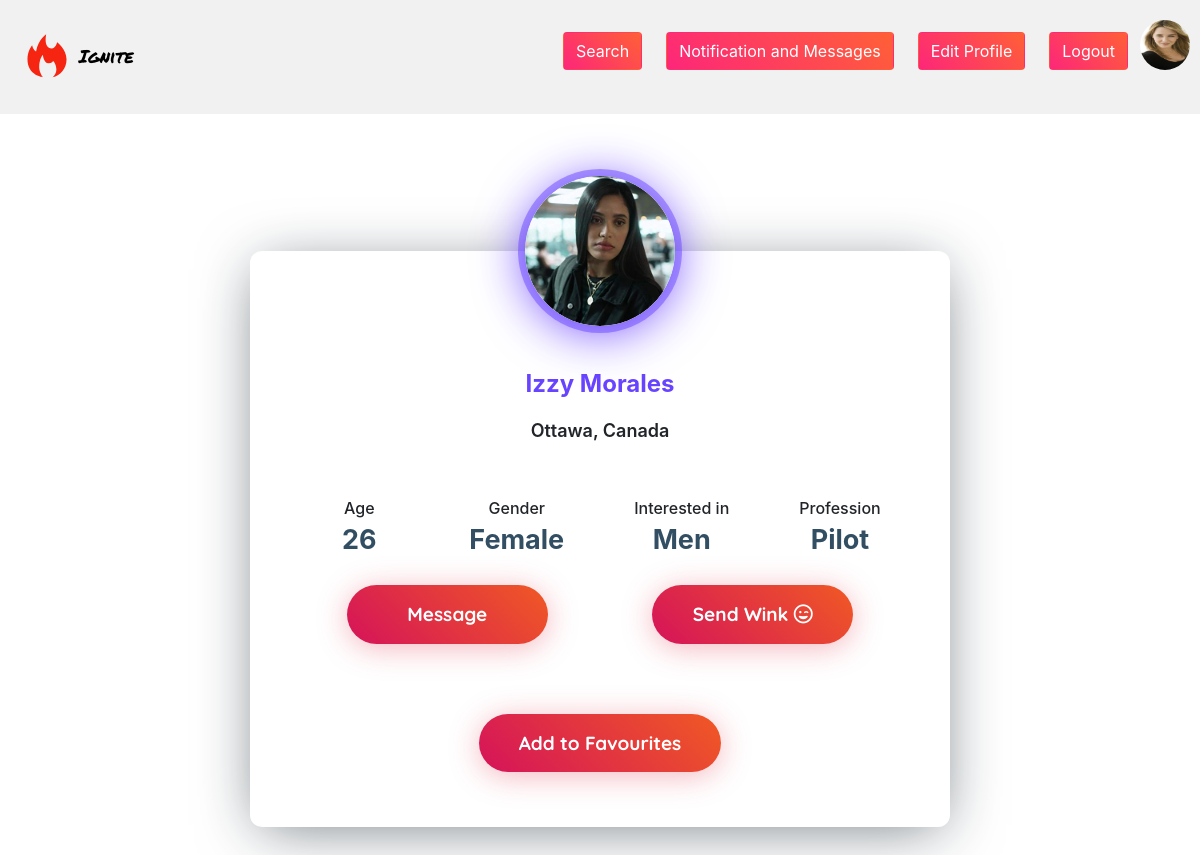
/Home-Pages/usersProfilePage.php?id=5 (signed in), run on the app's committed database.
### tables this page shows
CREATE TABLE `user` (
  `ID` int(11) NOT NULL,
  `first_name` varchar(200) NOT NULL,
  `last_name` varchar(200) NOT NULL,
  `email` varchar(100) NOT NULL,
  `password` varchar(100) NOT NULL,
  `age` int(11) NOT NULL,
  `gender` varchar(2) NOT NULL,
  `interested_in` tinyint(2) NOT NULL COMMENT '0-MEN\r\n1-Women\r\n2-Both',
  `profile_photo_id` int(11) DEFAULT NULL,
  `created_at` timestamp NOT NULL DEFAULT current_timestamp(),
  `last_seen_at` timestamp NULL DEFAULT NULL,
  `modified_at` timestamp NULL DEFAULT NULL,
  `is_premium` tinyint(2) NOT NULL DEFAULT 0,
  `about` varchar(500) DEFAULT NULL,
  `profession` varchar(50) NOT NULL,
  `living_in` varchar(200) DEFAULT NULL
);

CREATE TABLE `photo` (
  `ID` int(11) NOT NULL,
  `path` varchar(256) NOT NULL,
  `uploaded_at` timestamp NOT NULL DEFAULT current_timestamp()
);

### shared/Database2.php (called while the page is built, shortened)
<?php
abstract class Database2
{
    private PDO $_connection;
    public function __construct()
    {
        try {
            $this->_connection = new PDO(self::_connectionString, self::_username, self::_password);
            $this->_connection->setAttribute(PDO::ATTR_ERRMODE, PDO::ERRMODE_EXCEPTION);
        } catch (PDOException $exception) {
            echo "Connection Failed: {$exception->getMessage()}";
            die("Connection to DB Failed");
        }
    }
    protected function execute(string $query): array|false
    {
        $stmt = $this->_connection->prepare($query);
        $stmt->execute();
        $stmt->setFetchMode(PDO::FETCH_ASSOC);
        return $stmt->fetchAll();
    }
}
?>

### shared/user.php (called while the page is built, shortened)
<?php
require_once "Database2.php";
class UserDB extends Database2
{
    public function getUserInfo(int $userLogged): array|bool
    {
        $query = "select user.*,p.path from user JOIN photo p on p.ID = user.profile_photo_id where user.ID = '$userLogged'";
        $result = $this->execute($query);
        return $result;
    }
    public function getLastWink($senderId, $receiverId): array|false
    {
        $query = "select *
        from wink where sender_id = '$senderId' and receiver_id = '$receiverId' order by ID desc limit 1;";
        return $this->execute($query);
    }
    public function checkFavourite($userId, $favouriteUserId): array|false
    {
        $query = "select count(*) count from user_favourite
                    where user_id='$userId'
                        and favourite_user_id = '$favouriteUserId'
                        and is_removed = 0";
        return $this->execute($query)[0];
    }
}

### Home-Pages/usersProfilePage.php (the view, shortened to what this page needs)
<?php
require_once "../shared/user.php";
$userDB = new userDB();
$ableToSendWink = false;
$ableToAddFavourite = false;
if (isset($_GET['id'])) {
    $id = (int)$_GET['id'];
    if (is_array($userDB->getUserInfo($id))) {
        $selectedUserData = $userDB->getUserInfo($id);
    }
    if (isset($_SESSION['userId'])) {
        if (is_array($userDB->getUserInfo($_SESSION['userId']))) {
            $userData = $userDB->getUserInfo($_SESSION['userId']);
            $sendWinkCheck = $userDB->getLastWink(($_SESSION['userId']), $id);
            if (is_array($sendWinkCheck) && $sendWinkCheck != null) {
                if ($sendWinkCheck[0]['seen_at'] != null) {
                    $ableToSendWink = true;
                }
            } else {
                $ableToSendWink = true;
            }
            $addFavouriteCheck = $userDB->checkFavourite(($_SESSION['userId']), $id);
            if ($addFavouriteCheck['count'] == 0) {
                $ableToAddFavourite = true;
            }
        }
    }
} else {
    header("location: ../index.php");
    exit();
}
?>
<!DOCTYPE html>
<html lang="en">
<head>
    <link rel="stylesheet" href="https://cdnjs.cloudflare.com/ajax/libs/normalize/5.0.0/normalize.min.css">
    <link rel="stylesheet" href="../assets/css/usersProfile.css">
    <link rel="stylesheet" href="../assets/css/styles.css">
    <link rel="stylesheet" href="../assets/css/navbar.css">
    <link rel="stylesheet" href="../assets/css/header.css">
    <link rel="stylesheet" href="https://cdnjs.cloudflare.com/ajax/libs/font-awesome/4.7.0/css/font-awesome.min.css">
    <link rel="stylesheet" href="../assets/css/bootstrap-4.css">
</head>
<body>
<div class="header">
    <a class="navbar-brand" href="../Login-SignUp/Profile.php">
        <img src="../assets/images/icon.svg" alt="Ignite Logo">
        Ignite</a>
    <div class="header-right">
        <?php if (!isset($_SESSION['userId'])) { ?>
            <a href="../Home-Pages/search.php">
                <button class="btn btn__signUp" type="submit">Search</button>
            </a>
            <a href="../Login-SignUp/login.php">
                <button class="btn btn__signUp" type="submit">Log in</button>
            </a>
            <a href="../Login-SignUp/Register.php">
                <button class="btn btn__signUp" type="submit">Register</button>
            </a>
        <?php } else { ?>
            <a href="../Home-Pages/search.php">
                <button class="btn btn__signUp" type="submit">Search</button>
            </a>
            <a href="../messages/index.php">
                <button class="btn btn__signUp" type="submit">Notification and Messages</button>
            </a>
            <a href="edit-profile.php">
                <button class="btn btn__signUp" type="submit">Edit Profile</button>
            </a>
            <a href="../index.php?name=logout">
                <button class="btn btn__signUp" type="submit">Logout</button>
            </a>
            <img class="img-fluid img-round" style="width: 50px; height: 50px"
                 src="<?= BASE_URL . $userData[0]['path'] ?>" alt="">
        <?php } ?>
    </div>
</div>
<div class="wrapper">
    <div class="profile-card js-profile-card">
        <div class="profile-card__img">
            <img src="<?= BASE_URL . $selectedUserData[0]['path'] ?>"
                 alt="profile card">
        </div>
        <div class="profile-card__cnt js-profile-cnt">
            <div class="profile-card__name"><?= $selectedUserData[0]['first_name'] . " " . $selectedUserData[0]['last_name'] ?></div>
            <div class="profile-card-loc">
                <span class="profile-card-loc__txt">
                    <?= $selectedUserData[0]['living_in'] . ", Canada" ?> </span>
            </div>
            <div class="profile-card-inf">
                <div class="profile-card-inf__item">
                    <div class="profile-card-inf__txt">Age</div>
                    <div class="profile-card-inf__title"><?= $selectedUserData[0]['age'] ?></div>
                </div>
                <div class="profile-card-inf__item">
                    <div class="profile-card-inf__txt">Gender</div>
                    <div class="profile-card-inf__title">
                        <?php if ($selectedUserData[0]['gender'] == 'M') {
                            echo "Male";
                        } else {
                            echo "Female";
                        }
                        ?>
                    </div>
                </div>
                <div class="profile-card-inf__item">
                    <div class="profile-card-inf__txt">Interested in</div>
                    <div class="profile-card-inf__title">
                        <?php if ($selectedUserData[0]['interested_in'] == 0) {
                            echo "Men";
                        } elseif ($selectedUserData[0]['interested_in'] == 1) {
                            echo "Women";
                        } else {
                            echo "Both";
                        }
                        ?>
                    </div>
                </div>
                <div class="profile-card-inf__item">
                    <div class="profile-card-inf__txt">Profession</div>
                    <div class="profile-card-inf__title"><?= $selectedUserData[0]['profession'] ?></div>
                </div>
            </div>
            <?php if (isset($_SESSION['userId'])) { ?>
                <a href="../messages/index.php?chat=<?= $selectedUserData[0]['ID'] ?>#lastMessage" style="padding:50px">
                    <button class="profile-card__button button--orange js-message-btn">Message</button>
                </a>
                <?php if ($ableToSendWink) { ?>
                    <a href="./usersProfilePage.php?id=<?= $selectedUserData[0]['ID'] ?>&action=wink"
                       style="padding:50px">
                        <button class="profile-card__button button--orange">Send Wink <i class='far fa-grin-wink'></i>
                        </button>
                    </a>
                <?php } ?>
            <?php } ?>
            <?php
            if (isset($_SESSION['userId'])) {
                if ($userData[0]['is_premium'] == 1) { ?>
                    <?php if ($ableToAddFavourite) { ?>
                        <div class="profile-card-ctr">
                            <a href="./usersProfilePage.php?id=<?= $selectedUserData[0]['ID'] ?>&action=addFavorite">
                                <button class="profile-card__button button--orange">Add to Favourites</button>
                            </a>
                        </div>
                    <?php } ?>
                <?php }
            } ?>
        </div>
    </div>
</div>
</body>
</html>

### assets/css/usersProfile.css (style rules this page uses)
html { position: relative; overflow-x: hidden !important; }
* { box-sizing: border-box; }
body { font-family: "Quicksand", sans-serif; color: #324e63; }
a, a:hover { text-decoration: none; }
.wrapper { width: 100%; width: 100%; height: auto; min-height: 100vh; padding: 50px 20px; padding-top: 100px; display: flex; display: flex; }
.profile-card { width: 100%; min-height: 460px; margin: auto; box-shadow: 0px 8px 60px -10px rgba(13, 28, 39, 0.6); background: #fff; border-radius: 12px; max-width: 700px; position: relative; }
.profile-card__img { width: 150px; height: 150px; margin-left: auto; margin-right: auto; transform: translateY(-50%); border-radius: 50%; overflow: hidden; position: relative; z-index: 4; box-shadow: 0px 5px 50px 0px #6c44fc, 0px 0px 0px 7px rgba(107, 74, 255, 0.5); }
.profile-card__img img { display: block; width: 100%; height: 100%; object-fit: cover; border-radius: 50%; }
.profile-card__cnt { margin-top: -35px; text-align: center; padding: 0 20px; padding-bottom: 40px; transition: all 0.3s; }
.profile-card__name { font-weight: 700; font-size: 24px; color: #6944ff; margin-bottom: 15px; }
.profile-card-loc { display: flex; justify-content: center; align-items: center; font-size: 18px; font-weight: 600; }
.profile-card-inf { display: flex; justify-content: center; flex-wrap: wrap; align-items: flex-start; margin-top: 35px; }
.profile-card-inf__item { padding: 10px 35px; min-width: 150px; }
.profile-card-inf__title { font-weight: 700; font-size: 27px; color: #324e63; }
.profile-card-inf__txt { font-weight: 500; margin-top: 7px; }
.profile-card-ctr { display: flex; justify-content: center; align-items: center; margin-top: 40px; }
.profile-card__button { background: none; border: none; font-family: "Quicksand", sans-serif; font-weight: 700; font-size: 19px; margin: 15px 35px; padding: 15px 40px; min-width: 201px; border-radius: 50px; min-height: 55px; color: #fff; cursor: pointer; backface-visibility: hidden; transition: all 0.3s; }
.profile-card__button:first-child { margin-left: 0; }
.profile-card__button:last-child { margin-right: 0; }
.profile-card__button.button--orange { background: linear-gradient(45deg, #d5135a, #f05924); box-shadow: 0px 4px 30px rgba(223, 45, 70, 0.35); }

### assets/css/styles.css (style rules this page uses)
.img-round { border-radius: 50%; }

### assets/css/navbar.css (style rules this page uses)
.navbar-brand { font-family: 'Permanent Marker', cursive; font-size: 2.25rem; color: white; }
.navbar-brand img { height: 50px; width: 50px; display: inline-block; }
.btn__signUp { background: linear-gradient(225deg,#ff6036,#fd267a); color: white; font-weight: 500; padding: 15px 60px; border-radius: 50px; }

### assets/css/header.css (style rules this page uses)
* { box-sizing: border-box; }
body { margin: 0; font-family: Arial, Helvetica, sans-serif; }
.header { overflow: hidden; background-color: #f1f1f1; padding: 20px 10px; }
.header a { float: left; color: black!important; text-align: center; padding: 12px; text-decoration: none; font-size: 18px; line-height: 25px; border-radius: 4px; }
.header-right { float: right; }

### data on the page
user: profile_photo.path (picture)
user: profile_photo.path (picture), first_name "Izzy", last_name "Morales", living_in "Ottawa", age "26", profession "Pilot"
